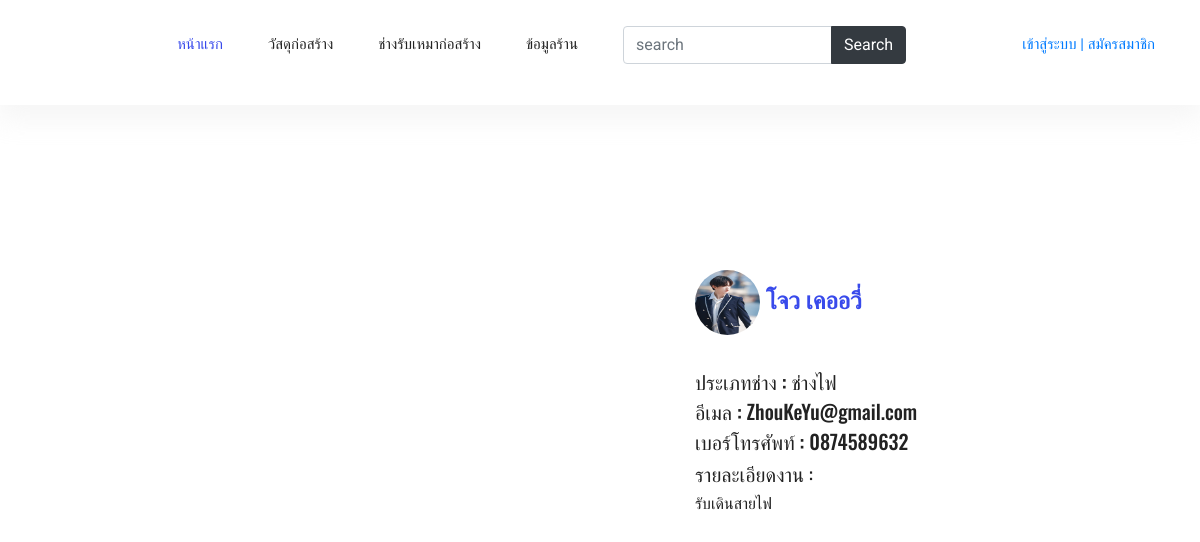
/mechanicDetailUser/1/, run on the app's committed database.
### api/models.py (models this page shows, shortened)
class Mechanic(models.Model):
    mechanic_fname =models.CharField(max_length=100,default=' ',verbose_name = 'ชื่อ')
    mechanic_lname =models.CharField(max_length=100,default=' ',verbose_name = 'นามสกุล')
    mechanic_phone =models.CharField(max_length=100,default=' ',verbose_name = 'เบอร์โทรศัพท์')
    mechanic_email =models.CharField(max_length=100,default=' ',verbose_name = 'อีเมล')
    avatar = models.ImageField(upload_to='images/mechanic/', default='images/mechanic/no-img.png', verbose_name = 'รูปโปรไฟล์')
    mechanic_img = models.ImageField(upload_to='images/mechanic/', default='images/mechanic/no-img.png', verbose_name =  'รูปงานช่าง')
    mechanic_detail =models.TextField(max_length=1000,default=' ',verbose_name = 'รายละเอียดงานช่าง')
    mechanic_type= models.ForeignKey(Mechanic_Type,on_delete=models.CASCADE)
    class Meta:
        verbose_name = 'ช่าง'

class Mechanic_Type (models.Model):
    mechanic_type= models.CharField(max_length=100,default=' ',verbose_name = 'ประเภทช่าง')
    def __str__(self):
        return f'{self.mechanic_type} '
    class Meta:
        verbose_name = 'ประเภทช่าง'

### api/views.py (the view)
# urls.py: path('mechanicDetailUser/<int:id>/',views.mechanicDetailUser),
def mechanicDetailUser(request,id=0):
    product_type=Product_Type.objects.all()
    mechanic= Mechanic.objects.get(pk=id)
    return render(request, 'api/mechanicDetailUser.html',{
        'mechanic' :mechanic,
        'product_type':product_type,
    })

### api/templates/api/mechanicDetailUser.html (shortened to what this page needs)
{% extends 'api/base2.html' %}
{% block content %}
	<div class="product_image_area">
		<div class="container">
			<div class="row s_product_inner">
				<div class="col-lg-6">
				</div>
				<div class="col-lg-5 offset-lg-1">
					<div class="s_product_text">
						<h2><img name = "avatar"class="rounded-circle" src="/media/{{mechanic.avatar}}" style="height: 65px; width:65px"  href="/">  {{mechanic.mechanic_fname}} {{mechanic.mechanic_lname}}</h2>
						<br>
						<h5>ประเภทช่าง : {{mechanic.mechanic_type}}</h5>
						<ul class="list">
							<li><h5 class="active" href="#"><span>อีเมล</span> : {{mechanic.mechanic_email}}</h5></li>
							<li><h5 href="#"><span>เบอร์โทรศัพท์</span> : {{mechanic.mechanic_phone}} </h5></li>
						</ul>
						<h4>รายละเอียดงาน :</h4>
						<h6>{{mechanic.mechanic_detail}}</h6>
					</div>
				</div>
			</div>
		</div>
	</div>
	{% endblock %}

### api/static/api/fend/css/style.css (style rules this page uses)
body { color:#777;font-family:"Roboto",sans-serif;font-size:15px;font-weight:400;line-height:1.667 }
ul { list-style-type:none;margin:0;padding:0 }
h1,h2,h3,h4,h5,h6 { font-family:"Oswald",sans-serif;color:#222;line-height:1.1 }
h2,.h2 { font-size:36px;font-weight:600 }
h4,.h4 { font-size:20px;font-weight:400;line-height:1.3 }
.product_image_area { padding-top:50px }
@media (min-width: 1000px) { .product_image_area { padding-top:100px } }
.s_product_text { margin-left:-15px;margin-top:65px }
.s_product_text h2 { font-family:"Roboto",sans-serif;font-size:24px;font-weight:700;color:#384aeb;margin-bottom:10px }
.s_product_text .list li { margin-bottom:5px }
.s_product_text .list li:last-child { margin-bottom:0px }

### api/templates/api/mechanicDetailUser.html (style rules this page uses)
.s_product_text { border-radius: 50%; }

### data on the page
Mechanic: avatar (picture), mechanic_fname "โจว", mechanic_lname "เคออวี่", mechanic_type "ช่างไฟ", mechanic_email "ZhouKeYu@gmail.com", mechanic_phone "0874589632", mechanic_detail "รับเดินสายไฟ"
